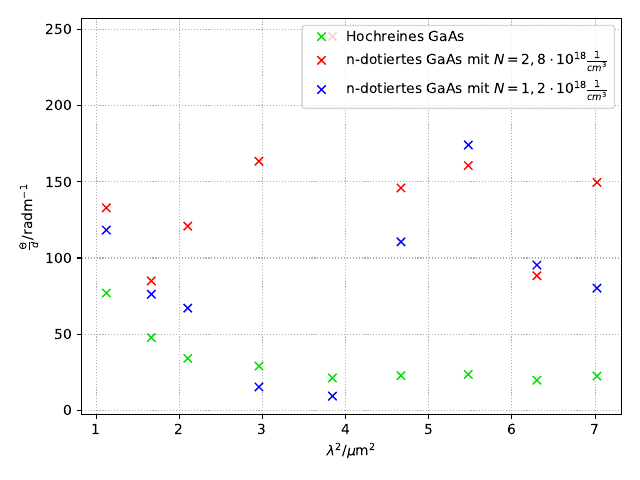

The Python source for this figure:
import numpy as np
import matplotlib.pyplot as plt
from scipy import optimize
from scipy.optimize import curve_fit
from uncertainties import ufloat
import uncertainties.unumpy as unp

l1, t11, t12 = np.genfromtxt('mess2.txt', unpack=True) #microm, rad, rad
l2, t21, t22 = np.genfromtxt('mess3.txt', unpack=True) #microm, rad, rad
l3, t31, t32 = np.genfromtxt('mess4.txt', unpack=True) #microm, rad, rad

d1 = 5.11e-3
d2 = 1.296e-3
d3 = 1.36e-3

t1 = np.abs(t11 - t12) * 0.0174533
t2 = np.abs(t21 - t22) * 0.0174533
t3 = np.abs(t31 - t32) * 0.0174533

t1d = t1 / d1
t2d = t2 / d2
t3d = t3 / d3

#print(t1, t1d, t2, t2d, t3, t3d)

plt.plot(l1**2, t1d, 'x', color='#01DF01', label=r'Hochreines GaAs')
plt.plot(l2**2, t2d, 'x', color='r', label=r'n-dotiertes GaAs mit $N = 2,8 \cdot 10^{18} \frac{1}{cm^3}$')
plt.plot(l3**2, t3d, 'x', color='b', label=r'n-dotiertes GaAs mit $N = 1,2 \cdot 10^{18} \frac{1}{cm^3}$')
plt.grid(linestyle='dotted', which="both")
plt.xlabel(r'$\lambda^2$/$\mu$m$^2$')
plt.ylabel(r'$\frac{\Theta}{d}$/radm$^{-1}$')
#plt.xlim(0, 2)
#plt.ylim(-5, 5)
plt.legend(loc='best')

plt.tight_layout()
plt.savefig('plot2.pdf')
plt.close()

######################################################################################

diff1 = t2d - t1d
#diff1, lx = np.zeros(8), np.zeros(8)
#diff1[0:4], diff1[4:] = diff0[0:4], diff0[5:]
#lx[0:4], lx[4:] = l2[0:4], l2[5:]
diff2 = t3d - t1d
#print(l2**2, lx**2)

z = np.linspace(np.min(l1**2), np.max(l1**2), 500)

plt.plot(l2**2, diff1, 'x', color='r', label=r'n-dotiertes GaAs mit $N = 2,8 \cdot 10^{18} \frac{1}{cm^3}$')
plt.plot(l3**2, diff2, 'x', color='b', label=r'n-dotiertes GaAs mit $N = 1,2 \cdot 10^{18} \frac{1}{cm^3}$')

def gerade(x, m, b):
    return m*x+b

params1, cov1 = np.polyfit(l2**2, diff1, deg=1, cov=True)
errors1 = np.sqrt(np.diag(cov1))

print('a1 = {:.3f} ± {:.4f}'.format(params1[0], errors1[0]))
print('b1 = {:.3f} ± {:.4f}'.format(params1[1], errors1[1]))

plt.plot(z, gerade(z, *params1), 'r-', label='Fit $f(\lambda^2) = a_1 \lambda^2 + b_1$')

params2, cov2 = np.polyfit(l3**2, diff2, deg=1, cov=True)
errors2 = np.sqrt(np.diag(cov2))

print('a2 = {:.3f} ± {:.4f}'.format(params2[0], errors2[0]))
print('b2 = {:.3f} ± {:.4f}'.format(params2[1], errors2[1]))

plt.plot(z, gerade(z, *params2), 'b-', label='Fit $f(\lambda^2) = a_2 \lambda^2 + b_2$')
plt.grid(linestyle='dotted', which="both")
plt.xlabel(r'$\lambda^2$/$\mu$m$^2$')
plt.ylabel(r'$\frac{\Theta}{d}$/radm$^{-1}$')
plt.legend(loc='best')

plt.tight_layout()
plt.savefig('plot3.pdf')

a1 = ufloat(params1[0], errors1[0]) *1e6
a2 = ufloat(params2[0], errors2[0]) *1e6

e0 = 1.602e-19
eps = 8.854187817e-12
N1 = 2.8e18
N2 = 1.2e18
c = 299792458
B = 444.84e-3
me = 9.1093837015e-31
n = 3.3543

m1 = unp.sqrt(e0**3 * B * N1 / (8 * np.pi**2 * eps * c**3 * a1 * n)) /me
m2 = unp.sqrt(e0**3 * B * N2 / (8 * np.pi**2 * eps * c**3 * a2 * n)) /me
mtheo = 0.067

print(m1, m2)

abw1 = np.abs(m1 - mtheo)/mtheo * 100
abw2 = np.abs(m2 - mtheo)/mtheo * 100

print(unp.nominal_values(abw1), unp.nominal_values(abw2))


